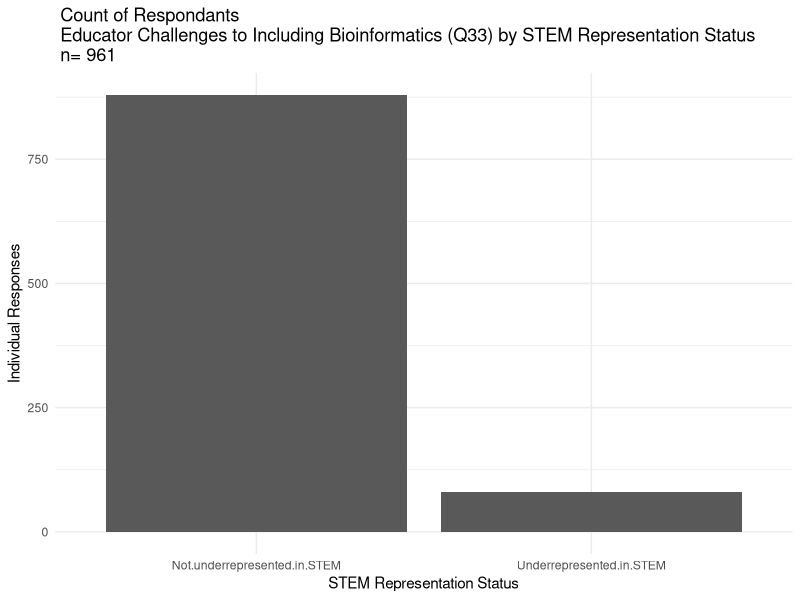

R code for this plot: (Note: this script raises an error after producing the figure.)
# load required libraries
require(ggplot2)
require(tidyverse)
require(reshape2)
require(pwr)
require(gplots)
require(corrplot)

############ LOAD THE PREPARED SURVEY DATA ###########################################
#read in cleaned dataframe "decoded_df_w_ethnicity.csv"
master.df <- read_csv("../../data_cleaning_scripts/05_adjust_ethnicities/output/decoded_df_w_ethnicity.csv")

############# MANUAL!!!! SET 1st SET OF MANUAL VARIABLES  #############################



# set the variable (Question) that will be analyzed: "COLUMN_NAME"
category.column.name <- "representation"

# set a 'nice' (e.g. human readable) name to describe this category: "Category (Q#)"
category.column.name.nice <- "STEM Representation Status"

# set a 'safe name' for naming variables: "Q#_category_category"
category.column.name.safe <- "STEM_representation_status"


# set a 'short' for naming filename variables: "Q#_category"
category.column.name.short <- "Q15_STEM_rep"

#set a nice name in upper and lower case that describes the category kinds 
#(e.g. gender, institution type): ""

category.nice.name.caps <- "STEM Representation Status"
category.nice.name.lower <- "STEM representation status"

############# GET CATEGORIES TO ANALYZE  ##############################################
#All questions are analyzed by a stratafying category (e.g. gender)

#subset the category column
category.column.subset <-  master.df[[category.column.name]]

#Get the levels (possible answers) within that catagories
category.levels <- levels(as.factor(category.column.subset))

############# MANUAL!!!! SET 2nd SET OF MANUAL VARIABLES  #############################

#Set levels to retain ( excluding for example responses such as 'Don't Know or 'NA')
# select the range of values within catagory.levels to use (e.g. category.levels[1:4])
category.levels <- category.levels[1:2]

#######################################################################################

# Reset the category subset
category.column.subset <-  master.df[[category.column.name]]



############ TEMPLATE VARIABLES    ############################
# These variables should not change and are specific to a template that analyzes a particular question
# Q38 Variables

#Names
# variable (Question) that will be analyzed ("COLUMN_NAME)
question.column.name <- "Q33_In.your.opinion..what.do.you.think.are.the.most.important.challenges.currently.facing.those.educa..."
# subsetting variable for this column (e.g master.df$COLUMN_NAME)
question.column.name.nice <- "Educator Challenges to Including Bioinformatics (Q33)"
# 'nice name' to describe this question
question.column.name.safe <- "Q33_educator_challenges"
# 'short name' to describe this question
question.column.name.short <- "Q33_edu_challenges"
# 'safe name' for naming variables
question.column.subset <- master.df[[question.column.name]]


########## Cleaning Steps ###################################################

#remove respondants not in US/Puerto Rico
remove.non.us.repondants <- function(df){
  countries <- c("United States","Puerto Rico")
  df <- df%>%
    filter(Country_Country %in% countries )
  return(df)
}

master.df.us.only <- remove.non.us.repondants(master.df)

# We will only analyze data that match the category.levels you have selected
# assuming you removed NA's or 'Don't knows, we will only analyze data for 
# respondants for which we have a response to the stratfying category

remove.non.relavant.repondants <- function(df){
  responses <- c("United States","Puerto Rico")
  df <- df%>%
    filter_(lazyeval::interp(quote(x %in% y), x=as.name(category.column.name), y=category.levels))
  return(df)
}

relavant.respondants.df <- remove.non.relavant.repondants(master.df.us.only)

#RESET SUBSET VALUES
category.column.subset <- relavant.respondants.df[[category.column.name]]
question.column.subset <- relavant.respondants.df[[question.column.name]]


############# column selection #################################################


category.raw.scored.columns <- c("Q33_Faculty...No.Expertise.Training", 
                                 "Q33_Facutly...Time",
                                 "Q33_Faculty...Differences.of.opinion", 
                                 "Q33_Faculty...Content.Development", 
                                 "Q33_Faculty...Not.enough.Faculty", 
                                 "Q33_Facilities...Computer.Labs.limited.or.not.available", 
                                 "Q33_Facilities...Computers.are.too.old..inadequate",
                                 "Q33_Resources...Acces.to.Approp..Software", 
                                 "Q33_Resources...Funding..general.",
                                 "Q33_Resources...Funding..software.License.fees.", 
                                 "Q33_Student.Issues...Lack.Approp.Background.Knowledge.Skills", 
                                 "Q33_Student.Issues...No.interest.in.Bioinf", 
                                 "Q33_Student.issues...Intimidated.by.topic", 
                                 "Q33_Student.Isses...Multitude.of.varying.student.backgrounds", 
                                 "Q33_Student.Issues...Lack.Basic.Computing.Knowledge", 
                                 "Q33_Student.Issues...Career.prospects", 
                                 "Q33_Curric.Issues...Lack.of.integration.of.maerial", 
                                 "Q33_Curric.Isues...To.much.conent.in.Life.Sci.curric", 
                                 "Q33_Curric.Issues...How.quickly.the.material.tech.changes",
                                 "Q33_Curriculum...Access.to.developed.Bioinf.Lesson.Plans.Bioinf.Curric", 
                                 "Q33_Curric.Issues...Making.Comp.Sci.courses.consistently.relevant", 
                                 "Q33_Curric.Issues...To.much.curric.influence.from.Professional.schools", 
                                 "Q33_Inst.Dept.Support...Inter.Departmental.Cooperation", 
                                 "Q33_Inst.Dept.Support...No.IT.support", 
                                 category.column.name)

category.raw.scored.df <- relavant.respondants.df%>%
  select(one_of(category.raw.scored.columns))

# Create a set of nice names for these columns

category.raw.scored.columns.nice.names <- c("Faculty Issues: Expertise/training", 
                                            "Faculty Issues: Time",
                                            "Faculty Issues: Differences of opinion",
                                            "Faculty Issues: Content development",
                                            "Faculty Issues: Too few faculty",
                                            "Faculities Issues: Access to computer labs",
                                            "Faculities Issues: Inadaquate computers",
                                            "Resource Issues: Access to software",
                                            "Resource Issues: Funding",
                                            "Resource Issues: Software/license fees",
                                            "Student Issues: Lack of background skills/knowledge",
                                            "Student Issues: Lack of interest",
                                            "Student Issues: Intimidated by topic",
                                            "Student Issues: Varying student backrounds",
                                            "Student Issues: Lack of basic computing skills",
                                            "Student Issues: Career prospects",
                                            "Curriculum Issues: Lack of integration", 
                                            "Curriculum Issues: Too much content", 
                                            "Curriculum Issues: Quickly changing technologies", 
                                            "Curriculum Issues: Access to bioinformatics lesson plans/curriculum", 
                                            "Curriculum Issues: Difficulty establishing relevance", 
                                            "Curriculum Issues: Influence from professional schools",
                                            "Institutional Issues: Lack of inter-departmental cooperation",
                                            "Institutional Issues: Lack of IT support")
                                            
# Select the reduced columns (columns where coded responses have been summarized into
# binary values (1 = at least one faculty issue reported , 0 = no faculty issues reported


category.reduced.columns <- c("q33_Curriculum_issues_reduced",
         					  "q33_Faculty_issues_reduced",
         					  "q33_Facility_issues_reduced",
         				   	  "q33_Resources_issues_reduced",
         				      "q33_Student_issues_reduced",
         				      "q33_Institutional_issues_reduced",
                              category.column.name)

category.reduced.df<- relavant.respondants.df%>%
  select(one_of(category.reduced.columns))

# create a set of nice names

category.reduced.columns.nice.names <- c("Curriculum Issues",
                                        "Faculty Issues", 
                                        "Facility Issues", 
                                        "Resources Issues",
                                        "Student Issues", 
                                        "Institutional Issues")




######### CREATE DIRECTORIES #########################################################

#Create directory for table outputs

table.dir.path <- paste("./analysis_of",
                        question.column.name.safe, 
                        "by",
                        category.column.name.safe,
                        "/output_tables/",
                        sep = "_"
)
plot.dir.path <- paste("./analysis_of",
                       question.column.name.safe, 
                       "by",
                       category.column.name.safe,
                       "/output_plots/",
                       sep = "_"
)

#Create folders and start a ReadMe for this analysis
dir.create(table.dir.path, recursive = TRUE)
dir.create(plot.dir.path, recursive = TRUE)



############ MANUAL!!!!  CREATE A SET OF NICE NAMES FOR PLOTTING #######################
# Create a dataframe of your selected catagories and assign them easy-to-interprit names

#Nice names data frame - create a datframe of nice names for your categories, you must
#complete the df for all of the categories
#example:
#category.df <- data.frame ("Associates"= category.levels[1], 
#                           "Baccalaureate" = category.levels[2] , 
#                           "Masters" = category.levels[3] , 
#                           "Doctoral" = category.levels[4], 
#                           stringsAsFactors = FALSE)


category.df <- data.frame ("Not underrepresented in STEM"= category.levels[1],
                           "Underrepresented in STEM" = category.levels[2], 
                           stringsAsFactors = FALSE)

######### DATA FRAME FORMATTING AND CLEANING STEPS  ###################################

#Create and format nice name dataframe
nice.names.df <- data.frame(t(category.df))
nice.names.df$rownames <- rownames(nice.names.df)
rownames(nice.names.df) <- nice.names.df$t.category.df.
nice.names.df$rownames <- as.character(nice.names.df$rownames)
nice.category.names <- nice.names.df$rownames

# The first row of category.df contains the original value of the category level, rename row
rownames(category.df)[1] <- "category_key"

#Create a blank row that will will come in handy later for storing other values
category.df.blank <- category.df
category.df.blank[2,] <- NA

########## ANALYSIS FUNCTIONS ########################################################
# The remainder of this script should not change based on the question or category

### count responses
# Determine how many respondents identifed in the accepted stratafying categories 
# (e.g. how many identifed as male or female)


num.cat.respondants <- function(df,
                                category.df.blank, 
                                category.column.subset,
                                table.dir.path,
                                question.column.name.safe){

  # Craate a df to hold the response counts
  response.counts.by.category <- category.df.blank
  rownames(response.counts.by.category)[2] <- "response_count"
  
  #use dplyr filter to find all rows in the matser df that match your chosen category levels
  # which in our df are the row 1 category keys. 
  
  for (category in colnames(response.counts.by.category)) {
    response.counts.by.category["response_count",category] <- df%>%
      # filter pipe below will return counts for all respondants that match the category
      filter(category.column.subset == response.counts.by.category["category_key",category])%>%
      count()
  }
  
  response.counts.by.category.filename <- paste(table.dir.path,
                                                "count_of_responses_to_", 
                                                question.column.name.short, 
                                                ".csv", 
                                                sep = "")
  write.csv(response.counts.by.category, file = response.counts.by.category.filename)
  
  # 2. Calculate "overall n" for the stratifying category - these are the number of respondants 
  # who answered to your chosen category, and who will be analyzed 
  
  n.respondants <- sum(as.numeric(response.counts.by.category["response_count",]))
  
  return(list(n.respondants = n.respondants,
              response.counts.by.category = response.counts.by.category))
}


# calculate number of respondants who identified within a stratfying category and write to file
n.respondants.object <- num.cat.respondants(category.raw.scored.df,
                                      category.df.blank, 
                                      category.column.subset,
                                      table.dir.path,
                                      question.column.name.safe)

n.respondants <- as.numeric(n.respondants.object[1])
response.counts.by.category <-as.data.frame(n.respondants.object[2])


##### PLOTTING SUMMMARY STATISTICS FUNCTION ############


plot.summary.statistics <- function(df,
                                    nice.names.df,
                                    category.column.name.nice,
                                    question.column.name.nice,
                                    question.column.name.safe,
                                    category.column.name.safe){
  # reshape the data for plotting and convert value to numeric types
  summary.response.df <- response.counts.by.category["response_count",]
  summary.response.df <- melt(as.matrix(summary.response.df))
  summary.response.df[,"value"] <- as.numeric(as.character(summary.response.df$value))
  
  # ggplot barplot 
  categories <- nice.category.names 
  summary.response.df%>%
  ggplot()+
    aes(x=Var2, y=value)+
    geom_bar(stat="identity", 
             position = "dodge")+
    ylab("Individual Responses")+
    xlab(category.column.name.nice)+
    scale_x_discrete(labels = categories )+
    ggtitle(paste(" Count of Respondants\n",
                  question.column.name.nice,
                  "by",
                  category.column.name.nice, 
                  "\n n=",
                  n.respondants))+
    theme_minimal()
                             
  
  summary.response.plotname <- paste("count_of_respondants",
                                     question.column.name.short,
                                     "by",
                                     category.column.name.short,
                                     ".png",
                                     sep = "_")
  
  ggsave(paste(plot.dir.path, summary.response.plotname, sep= ""), 
         width = 13.8, 
         height = 8.81, 
         units = "in")
  
}

#generate the summary statistic plot
plot.summary.statistics(response.counts.by.category,
                        nice.names.df,
                        category.column.name.nice,
                        question.column.name.nice,
                        question.column.name.safe,
                        category.column.name.safe)







######### RAW SCORE ANALYSIS #############################################################################

#Generate summary stats for raw scored sub-categories

raw.score.analysis <- function(df,
                               category.levels,
                               file.name.switch = 0, 
                               column.nice.names.f
                               ){
  #prepare a blank dataframe
  raw.scored.analysis.df <- df
  
  
  #generate the correct index numbers for the dataframe to analyze (not counting last column)
  raw.scored.analysis.index <- length(df) - 1
  
  #generate sums for each scored category by stratficiation category
  
  for (category in category.levels){
    for (score.category in colnames(df)[1:raw.scored.analysis.index] ){
      raw.scored.analysis.df[category,score.category] <- df %>%
        filter_(lazyeval::interp(quote(x == y), 
                                 x=as.name(category.column.name), 
                                 y=category))%>%
        select_(score.category)%>%
        mutate_if(is.character,as.numeric)%>%
        colSums()%>%
        as.numeric()
    }
  }
  
  
  #remove extraneous rows, tranpose, restore dataframeness, remove extraneous last row, add nice names
  raw.scored.analysis.df <- tail(as.matrix(raw.scored.analysis.df), length(category.levels))
  raw.scored.analysis.df <- t(raw.scored.analysis.df)
  raw.scored.analysis.df <- data.frame(raw.scored.analysis.df, stringsAsFactors = FALSE)
  raw.scored.analysis.df <- head(raw.scored.analysis.df, nrow(raw.scored.analysis.df) -1)
  colnames(raw.scored.analysis.df) <- colnames(category.df)
  rownames(raw.scored.analysis.df) <- column.nice.names.f
  
  
  #write the summary table
  
  ifelse(file.name.switch == 0, 

  raw.score.counts.by.category.filename <- paste(table.dir.path,
                                                 "tally_raw_of_", 
                                                 question.column.name.short,
                                                 "_by_",
                                                 category.column.name.short,
                                                 ".csv", 
                                                 sep = "")
  ,
  raw.score.counts.by.category.filename <- paste(table.dir.path,
                                                 "tally_reduced_of_", 
                                                 question.column.name.short,
                                                 "_by_",
                                                 category.column.name.short,
                                                 ".csv", 
                                                 sep = "")
  )
 

  
  
  
  write.csv(raw.scored.analysis.df, file = raw.score.counts.by.category.filename)
  
  
  # calculate raw score totals and preserve row names
  raw.scored.analysis.tallied.df <- raw.scored.analysis.df%>%
   mutate_if(is.character,as.numeric)%>%
    mutate("Totals_in_all_categories" = Reduce("+",.[1:(length(category.levels))]))
  rownames(raw.scored.analysis.tallied.df) <-column.nice.names.f
  raw.scored.analysis.tallied.df$Barrier <- rownames(raw.scored.analysis.tallied.df)
  
  return(raw.scored.analysis.tallied.df)

}


#tally up the number of individuals reponding in a given category of barrier
raw.scored.analysis.tallied.df <- raw.score.analysis(category.raw.scored.df, 
                                   category.levels,
                                   file.name.switch = 0, 
                                   category.raw.scored.columns.nice.names)







#plot raw score tallies
plot.tallied.scored <- function(raw.scored.analysis.tallied.df, 
                                question.column.name.nice, 
                                n.respondants , 
                                file.name.switch = 0
                                ){
  
  raw.scored.analysis.tallied.df.plot.title <- paste(" Absolute number of issues scored across all categories\n",
                                                     question.column.name.nice,
                                                     "\n",
                                                     "n=",
                                                     n.respondants
  )
  
  raw.scored.analysis.tallied.df%>%
    ggplot()+
    aes(x= reorder(Barrier,Totals_in_all_categories), y= Totals_in_all_categories)+
    #scale_x_discrete(limits = positions)+
    coord_flip()+
    ylab("number of issues scored")+
    xlab("percived barriers as scored")+
    ggtitle(raw.scored.analysis.tallied.df.plot.title)+
    geom_bar(stat = "identity")+
    theme_minimal()
  
  ifelse(file.name.switch == 0, 
         
  raw.scored.analysis.tallied.df.plot.filename <- paste("tally_of_raw_coded_barriers_all_categories",
                                                        question.column.name.short,
                                                        "by",
                                                        category.column.name.short,
                                                        ".png",
                                                        sep = "_")
  ,
  raw.scored.analysis.tallied.df.plot.filename <- paste("tally_of_reduced_coded_barriers_all_categories",
                                                        question.column.name.short,
                                                        "by",
                                                        category.column.name.short,
                                                        ".png",
                                                        sep = "_")
  )
  
  ggsave(paste(plot.dir.path,raw.scored.analysis.tallied.df.plot.filename, sep= ""), 
         width = 13.8, 
         height = 8.81, 
         units = "in")
}

#plot number of respondants by barriers (all categories)
plot.tallied.scored(raw.scored.analysis.tallied.df, 
                    question.column.name.nice, 
                    file.name.switch = 0,
                    n.respondants)

########### Calculate indiviual proportion of users reporting idenifying with a barrier

proportional.responses <- function(df,
                                   category.levels, 
                                   response.counts.by.category, 
                                   table.dir.path,
                                   question.column.name.safe,
                                   category.column.name.safe
                                   ){
  
  #crate new df from raw.scored.analysis.df and change column names to category key names (safe)
  raw.scored.analysis.df <- df[,1:(length(category.levels))]
  raw.scored.analysis.wkey.df <- raw.scored.analysis.df
  colnames(raw.scored.analysis.wkey.df) <- category.levels
  
  #melt and transpose and make "value" column numeric, preserving column name
  raw.scored.analysis.wkey.df <- t(raw.scored.analysis.wkey.df)
  raw.scored.analysis.wkey.df <- melt(as.matrix(raw.scored.analysis.wkey.df))
  raw.scored.analysis.wkey.df$value <- as.numeric(as.character(raw.scored.analysis.wkey.df$value))
  
  
  #Caculate percentages of responses in barrier category attribitable to stratification category
  # add summed_score column with this value
  responses.summed.by.barriers <- raw.scored.analysis.wkey.df %>%
    group_by(Var2)%>%
    mutate(summed_score = sum(as.numeric(as.character(value))))%>%
    mutate(percentage = (value / summed_score) * 100) 
  
  #add proportion calculation to barriers table where porpotion is out of total respondants
  # in a category. e.g. if 100 answered 'Associates' to Q21 but 50 left a + comment in Q38
  # then 50% of respondants at an Associates institution encountered a barrier
  
  #modify response.counts.by.category df for this analysis
  response.counts.df <- data.frame(response.counts.by.category["response_count",], stringsAsFactors = FALSE)
  colnames(response.counts.df) <- response.counts.by.category["category_key",]
  
  #create response column as factor
  responses.summed.by.barriers$responses <- responses.summed.by.barriers$Var1
  responses.summed.by.barriers$responses <- as.character(responses.summed.by.barriers$responses)
  # replace responses with the number of responses in that category
  for (category in category.levels) {
    responses.summed.by.barriers$responses[responses.summed.by.barriers$responses == category] <- response.counts.df[,category]
    
  }
  responses.summed.by.barriers$responses <- as.numeric(as.character(responses.summed.by.barriers$responses))
  # calculate the proportional response
  proportional.responses.summed.by.barriers<- responses.summed.by.barriers %>%
    mutate(proportion = value/responses)
  
  #Add nice names to dataframe
  
  proportional.responses.summed.by.barriers <- proportional.responses.summed.by.barriers%>%
    mutate(nice_names = Var1)
  proportional.responses.summed.by.barriers$nice_names <- as.character(proportional.responses.summed.by.barriers$nice_names)
  # replace responses with the number of responses in that category
  for (category in category.levels) {
    proportional.responses.summed.by.barriers$nice_names[proportional.responses.summed.by.barriers$nice_names == category] <- nice.names.df[category, "rownames"]
    
  }
  

  proportional.responses.summed.by.barriers.filename <- paste(table.dir.path,
                                                              "tally_of_raw_score_of_", 
                                                              question.column.name.short,
                                                              "_by_",
                                                              category.column.name.short,
                                                              "_proportions",
                                                              ".csv", 
                                                              sep = "")
  write.csv(proportional.responses.summed.by.barriers, 
            file = proportional.responses.summed.by.barriers.filename)

  return(proportional.responses.summed.by.barriers)
  
}

proportional.responses.summed.by.barriers <- proportional.responses(raw.scored.analysis.tallied.df,
                                                                    category.levels, 
                                                                    response.counts.by.category, 
                                                                    table.dir.path,
                                                                    question.column.name.safe,
                                                                    category.column.name.safe)

############# Return top5 barriers ##############################################################

top5.barriers.by.proportion <- function(df){
  top.rows <- proportional.responses.summed.by.barriers%>%
    arrange(desc(summed_score))%>%
    distinct(Var2)%>%
    head(n=5)
  
  top.rows <- top.rows$Var2
  
  proportional.responses.summed.by.barriers.top5 <- proportional.responses.summed.by.barriers%>%
    filter(Var2 %in% top.rows)
  
  return(proportional.responses.summed.by.barriers.top5)
  
}

proportional.responses.summed.by.barriers.top5 <- top5.barriers.by.proportion(proportional.responses.summed.by.barriers)

############# Plot top5 barriers ##############################################################

plot.of.top5.barriers <- function(df,
                                  question.column.name.nice,
                                  category.nice.name.lower,
                                  n.respondants,
                                  category.nice.name.caps,
                                  question.column.name.safe,
                                  category.column.name.safe
                                  ){
  
  #setup ordering of plot
  proportional.responses.summed.by.barriers.top5.plot <- df
  proportional.responses.summed.by.barriers.top5.plot$Var2 <- 
    factor(proportional.responses.summed.by.barriers.top5.plot$Var2, levels = 
             proportional.responses.summed.by.barriers.top5.plot$Var2[order(desc(proportional.responses.summed.by.barriers.top5.plot$summed_score))])
  
  proportional.responses.summed.by.barriers.top5.plot$nice_names <- 
    factor(proportional.responses.summed.by.barriers.top5.plot$nice_names, levels = 
             colnames(category.df))
  
  #plot
  proportional.responses.summed.by.barriers.top5.plot%>%
    ggplot()+
    aes(x=Var2, y=proportion, fill=nice_names)+
    geom_bar(stat = "identity", position = "dodge")+
    labs(x = question.column.name.nice, 
         y = "proportion of respondants", 
         title = "Top 5 Most Commonly Reported Barriers to Including Bioinformatics in Existing Courses",
         subtitle = paste("Shown as proportion of users within each",
                          category.nice.name.lower,
                          "n=",n.respondants ))+
    theme_minimal()+
    theme(axis.text.x=element_text(angle=-20, hjust = 0, vjust = 1))+
    scale_fill_discrete(name= category.nice.name.caps)
  
  proportional.responses.summed.by.barriers.top5.plot.filename <- paste("top_5_reported_barriers_proprotional_by_cat",
                                                                        question.column.name.short,
                                                                        "by",
                                                                        category.column.name.short,
                                                                        ".png",
                                                                        sep = "_")
  
  ggsave(paste(plot.dir.path,proportional.responses.summed.by.barriers.top5.plot.filename, sep= ""), 
         width = 13.8, 
         height = 8.81, 
         units = "in")
}
plot.of.top5.barriers(proportional.responses.summed.by.barriers.top5,
                      question.column.name.nice,
                      category.nice.name.lower,
                      n.respondants,
                      category.nice.name.caps,
                      question.column.name.safe,
                      category.column.name.safe)

########### Create new columns for proportion tests

proportion_table <- proportional.responses.summed.by.barriers%>%
  mutate(positive_scored_response = value)%>%
  mutate(null_scored_response = responses - value)


############ Signifigantly Different Barriers Across Categories  #########################################

sig.diff.chi.analysis <- function(df){
  # calculate chi-values (by proportion test) on each category and return signifigantly different barriers
  proportional.responses.summed.by.barriers.grouped <- group_by(df, Var2)
  proportional.responses.summed.by.barriers.grouped.prop <- proportional.responses.summed.by.barriers.grouped%>%
    do(prop_test_chi_pvalue = prop.test(.$positive_scored_response,.$responses)$p.value)
  
  proportional.sig.responses.summed.by.barriers.filename <- paste(table.dir.path,
                                                                  "sig_diff_", 
                                                                  question.column.name.short,
                                                                  "_barriers_by_",
                                                                  category.column.name.short,
                                                                  "_prop_test",
                                                                  ".csv", 
                                                                  sep = "")
  write.csv(as.matrix(proportional.responses.summed.by.barriers.grouped.prop), file = proportional.sig.responses.summed.by.barriers.filename)
  
  return(proportional.responses.summed.by.barriers.grouped.prop)
}

#calculate chi values
# remove NaN Values
proportion_table_non_zero <- proportion_table%>%
  filter(summed_score != 0)

# for valid chi tests, remove scored categories where any scored category has less than 5 respondants
proportion_table_minimal_scoring <- proportion_table_non_zero%>%
  group_by(Var2)%>%
  filter(all(value >= 5))
  

#execute function to test for signifigance
proportional.sig.responses.summed.by.barriers <- sig.diff.chi.analysis(proportion_table_minimal_scoring)


# Add signifigance to proportion table

proportion_table_summary <- proportion_table_minimal_scoring%>%
  group_by(Var2)%>%
  left_join(., proportional.sig.responses.summed.by.barriers)

#coerce proportion test values into numeric forms
proportion_table_summary$prop_test_chi_pvalue <- as.numeric(proportion_table_summary$prop_test_chi_pvalue)



######Caclualte Margins of Error ####################################################################
# Interval estimate of population proportion at 95% confidence interval

proportion_table_summary <- proportion_table_summary%>%
  mutate(proportion_error = as.numeric(sqrt((proportion * (1 - proportion)/responses))*qnorm(.975)))%>%
  mutate(ymax = proportion + (proportion * proportion_error))%>%
  mutate(ymin = proportion - (proportion * proportion_error))

#CREATE FRAME FOR SAVING
proportion_table_summary.filename <- paste(table.dir.path,
                                           "sum_table_",
                                           question.column.name.short,
                                           "_by_",
                                           category.column.name.short,
                                           ".csv",
                                           sep = "")
write_csv(proportion_table_summary,path =  proportion_table_summary.filename)

######### POWER ANALYSIS #############################################################################
# Calculate possible effect size given 80% power for a chi.test statistic 

effect.size <- round(pwr.chisq.test(w = NULL, 
                                 N = n.respondants, 
                                 df = (length(category.levels) - 1), 
                                 sig.level = 0.05, 
                                 power = 0.8)$w, digits = 3)


effect_statement <- if(effect.size <= .1){
  paste("Question effect size at 80% power is ",effect.size, ", sufficent for detecting small effects [.1]", sep= "")
}else if (effect.size > .1 | effect.size <= .5){
  paste("Question effect size at 80% power is ",effect.size, ", sufficent for detecting medium effects [.3]", sep= "")
}else if (effect.size >= .5){
  paste("Question effect size at 80% power is ",effect.size, ", sufficent for detecting large effects [.5]", sep="" )
}

############ Plot signifigantly different barriers ####################################


plot.sig.barriers <- function(df, 
                              category.df,
                              category.levels,
                              category.nice.name.caps,
                              category.nice.name.lower,
                              n.respondants,
                              question.column.name.safe,
                              category.column.name.safe){
  
  #signifigant barriers
  sig.barriers <- df%>%
    filter(prop_test_chi_pvalue <= 0.05)
  sigs <- as.character(sig.barriers$Var2)
  sigs <- c(sigs)
  
  #plot signifigant barriers
  
  #reformat Var2 names as chr
  df$Var2 <- as.character(df$Var2)
  
  proportional.sig.responses.summed.by.barriers.plot <-df%>%
    filter(Var2 %in% sigs)
  
  #setup plot ordering
  
  proportional.sig.responses.summed.by.barriers.plot <- proportional.sig.responses.summed.by.barriers.plot
  proportional.sig.responses.summed.by.barriers.plot$Var2 <- 
    factor(proportional.sig.responses.summed.by.barriers.plot$Var2, levels = 
             proportional.sig.responses.summed.by.barriers.plot$Var2[order(desc(proportional.sig.responses.summed.by.barriers.plot$summed_score))])
  
  proportional.sig.responses.summed.by.barriers.plot$nice_names <- 
    factor(proportional.sig.responses.summed.by.barriers.plot$nice_names, levels = 
             colnames(category.df))
  
  
  #plot
  
  # create legend lables that show the value of n for a stratfying category
  legend.labels <- df%>%
    ungroup()%>%
    select(nice_names, responses)%>%
    head(., n = length(category.levels))%>%
    mutate(legend = paste(nice_names, " (","n=", responses,")", sep = ""))
  
  # create labels that show how many positive (coded) responses
  x.labels <- proportional.sig.responses.summed.by.barriers.plot%>%
    arrange(desc(summed_score))%>%
    select(Var2, summed_score)%>%
    distinct(Var2, .keep_all = TRUE)%>%
    mutate(x.labels = paste(Var2, " \n(", "N(cr+)=", summed_score, ")", sep = ""))
  
  # get values of error bars
  
  error.limits <- aes(ymax = proportional.sig.responses.summed.by.barriers.plot$ymax, ymin = proportional.sig.responses.summed.by.barriers.plot$ymin)
  error.dodge <- position_dodge(width=0.9)
  
  proportional.sig.responses.summed.by.barriers.plot%>%
    ggplot()+
    aes(x=Var2, y=proportion, fill=nice_names)+
    geom_bar(stat = "identity", position = "dodge")+
    labs(x = question.column.name.nice,
         y = "proportion of respondants", 
         title = paste("Barriers Differing Signifigantly by", category.nice.name.caps),
         subtitle = paste("Shown as proportion of users within each",
                          category.nice.name.lower,
                          "n=",n.respondants, "\n", effect_statement, sep = "" ))+
    theme_minimal()+
    theme(axis.text.x=element_text(angle=-20, hjust = 0, vjust = 1))+
    scale_fill_discrete(name= category.nice.name.caps, labels = legend.labels$legend)+
    scale_x_discrete(labels = x.labels$x.labels)+
    geom_errorbar(error.limits, position = error.dodge, width = .2)
    
  
  
  
  proportional.sig.responses.summed.by.barriers.plot.filename <- paste("barriers_differing_signifigantly_by_category_proprotional_by_category",
                                                                       question.column.name.short,
                                                                       "by",
                                                                       category.column.name.short,
                                                                       ".png",
                                                                       sep = "_")
  
  ggsave(paste(plot.dir.path,proportional.sig.responses.summed.by.barriers.plot.filename, sep= ""), 
         width = 13.8, 
         height = 8.81, 
         units = "in")
  
  
}


# plot signifigantly different responses
plot.sig.barriers(proportion_table_summary, 
                  category.df,
                  category.levels,
                  category.nice.name.caps,
                  category.nice.name.lower,
                  n.respondants,
                  question.column.name.safe,
                  category.column.name.safe)

pdf(NULL)
############## Analysis of Reduced Categories ##################################



# baloon plot of percentages of faculty reporting barrier by stratafying category


#get tallies for reduced columns
reduced.tally.df <- raw.score.analysis(category.reduced.df,
                                       category.levels,
                                       file.name.switch = 1,
                                       category.reduced.columns.nice.names)

# Select relavant columns and ensure values are numeric
reduced.tally.df <- as.matrix(reduced.tally.df[,1:(length(reduced.tally.df)-2)])



#convert reponse numbers to percentages

#get denominators (number of responses for each stratafying category)
responses.n.for.all.categories <- proportional.responses.summed.by.barriers%>%
  ungroup()%>%
  select(responses, nice_names)%>%
  head(.,n=length(category.levels))%>%
  t()
colnames(responses.n.for.all.categories) <- responses.n.for.all.categories["nice_names",]
responses.n.for.all.categories <- head(responses.n.for.all.categories, n=1)
responses.n.for.all.categories[1,] <- as.numeric(responses.n.for.all.categories[1,])


#convert tally of reduced columns to percentages
for(categories in colnames(reduced.tally.df)){
  denom <- as.numeric(responses.n.for.all.categories[,categories])
  reduced.tally.df[,categories] <- round(((reduced.tally.df[,categories] / denom)*100), digits = 1)
}


#generate baloon plot

reduced.baloonplot.filename <- paste("reduced_baloonplot",
                                     question.column.name.short,
                                     "by",
                                     category.column.name.short,
                                     ".png",
                                     sep = "_")

png(filename = paste(plot.dir.path,reduced.baloonplot.filename, sep= ""),
    width = 13.8, 
    height = 8.81, 
    units = "in", 
    res = 600)

balloonplot(as.table(reduced.tally.df),
            main = paste("Percentages of Faculty Reporting", question.column.name.nice, "by", category.nice.name.caps, 
                         "\n area proprotional to percentage", sep = " "),
            show.margins = FALSE, 
            show.zeros = FALSE, 
            xlab = "Barriers", 
            ylab = category.nice.name.caps,
            text.size = 0.7
            )
dev.off()

# Barplot



#transpose and restore dataframeness

reduced.tally.df.t <- t(reduced.tally.df)
reduced.tally.df.t <- data.frame(reduced.tally.df.t)

# Restore nice names
colnames(reduced.tally.df.t) <- category.reduced.columns.nice.names

#melt as matrix for plotting
reduced.tally.df.m <- melt(as.matrix(reduced.tally.df.t))


#create plot
reduced.tally.df.m%>%
  ggplot()+
  aes(x= Var1, y = value, fill = Var2)+
  geom_bar(stat="identity", position = "dodge")+
  labs(x = category.column.name.nice,
     y = "percentage of respondants", 
     title = paste("Percentages of Faculty Responding within Reduced Barrier Categories"),
     subtitle = paste("Shown as proportion of users within each",
                      category.nice.name.lower,
                      "n=",n.respondants ))+
  theme_minimal()+
  scale_fill_discrete(name= "Reduced Barrier Categories")

reduced.summary.persentage.filename <- paste("reduced_category_barplot",
                              question.column.name.short,
                              "by",
                              category.column.name.short,
                              ".png",
                              sep = "_")


ggsave(paste(plot.dir.path,reduced.summary.persentage.filename, sep= ""), 
       width = 13.8, 
       height = 8.81, 
       units = "in")

# Correlation plot
correlation.plot.filename <- paste("reduced_category_correlation",
                                             question.column.name.short,
                                             "by",
                                             category.column.name.short,
                                             ".png",
                                             sep = "_")

png(filename = paste(plot.dir.path,correlation.plot.filename, sep= ""),
    width = 14, 
    height = 14, 
    units = "in", 
    res = 600)

reduced.tally.df.correlated <- cor(reduced.tally.df.t)
corrplot(reduced.tally.df.correlated, 
         order = "hclust", 
         tl.srt=45)
dev.off()
